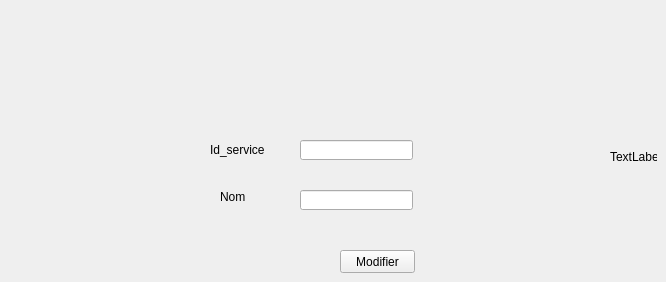
      <widget class="QWidget" name="tab_56">
       <attribute name="title">
        <string>Modifier service</string>
       </attribute>
       <widget class="QLabel" name="label_79">
        <property name="geometry">
         <rect>
          <x>210</x>
          <y>140</y>
          <width>61</width>
          <height>20</height>
         </rect>
        </property>
        <property name="text">
         <string>Id_service</string>
        </property>
       </widget>
       <widget class="QLineEdit" name="lineEdit_id_servicem">
        <property name="geometry">
         <rect>
          <x>300</x>
          <y>140</y>
          <width>113</width>
          <height>20</height>
         </rect>
        </property>
       </widget>
       <widget class="QLabel" name="label_80">
        <property name="geometry">
         <rect>
          <x>220</x>
          <y>190</y>
          <width>47</width>
          <height>13</height>
         </rect>
        </property>
        <property name="text">
         <string>Nom</string>
        </property>
       </widget>
       <widget class="QLineEdit" name="lineEdit_nomm_3">
        <property name="geometry">
         <rect>
          <x>300</x>
          <y>190</y>
          <width>113</width>
          <height>20</height>
         </rect>
        </property>
       </widget>
       <widget class="QPushButton" name="pb_modifier_s">
        <property name="geometry">
         <rect>
          <x>340</x>
          <y>250</y>
          <width>75</width>
          <height>23</height>
         </rect>
        </property>
        <property name="text">
         <string>Modifier</string>
        </property>
       </widget>
       <widget class="QLabel" name="label_81">
        <property name="geometry">
         <rect>
          <x>610</x>
          <y>150</y>
          <width>47</width>
          <height>13</height>
         </rect>
        </property>
        <property name="text">
         <string>TextLabel</string>
        </property>
       </widget>
      </widget>
